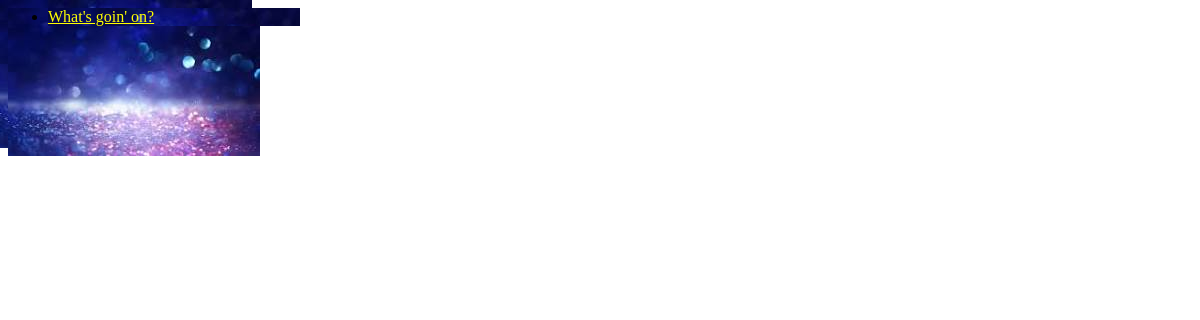
/, run on an earlier commit of the app's database.
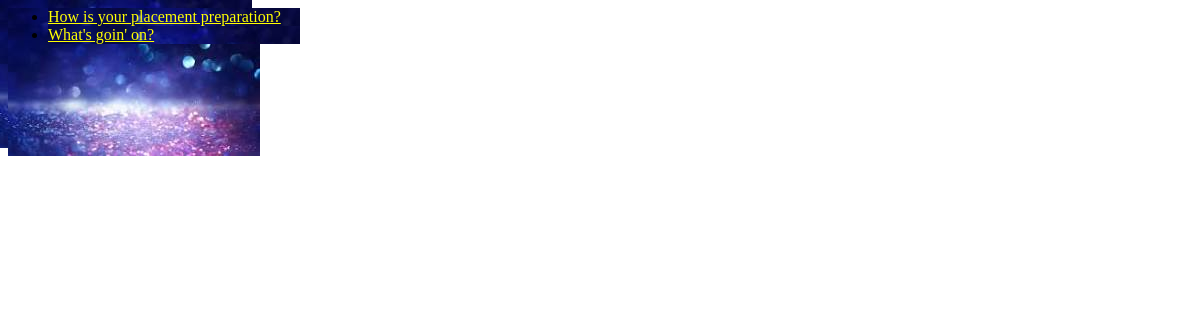
And on a later commit of the database.
### pollsapp/models.py (models this page shows, shortened)
class Question(models.Model):
    question_text=models.CharField(max_length=200)
    pub_date=models.DateTimeField('date_published')

### pollsapp/views.py (the view)
# urls.py: path('', views.index, name='index'),
def index(request):
    latest_question_list = Question.objects.order_by('-pub_date')[:5]
    context = {'latest_question_list': latest_question_list}
    return render(request, 'pollsapp/index.html', context)

### pollsapp/templates/pollsapp/index.html
{% load static %}
<link rel="stylesheet" type="text/css" href="{% static 'pollsapp/style.css' %}">
{% if latest_question_list %}
<ul>
    {% for question in latest_question_list %}
    <li><a href="{% url 'pollsapp:detail' question.id %}">{{question.question_text}}</a></li>
    {% endfor %}
</ul>
{% else %}
<p>No polls are available.</p>
{% endif %}

### pollsapp/static/pollsapp/style.css (style rules this page uses)
li a { color: yellow; }
* { background: white url("/img/bg_img_polls_aap.jpg") no-repeat; }

What changed in the data, as far as the page shows it:
added Question: question_text "How is your placement preparation?"
